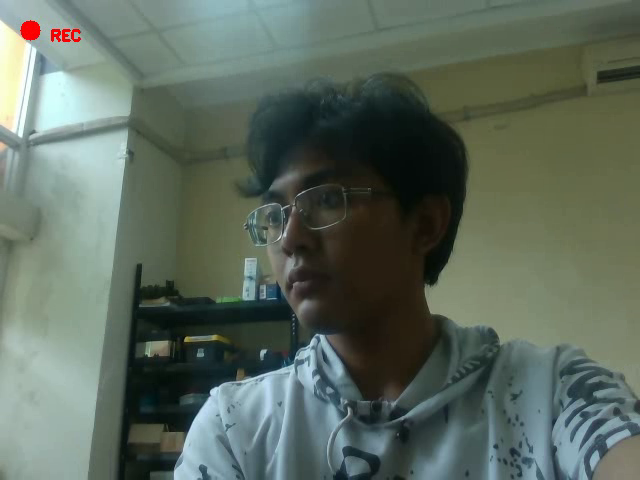
#> input picture frame 38 of Testing/rgb_04122025-100847.avi, 640 x 480 px, given in place of cam2.avi, which was not available
$ python realSense.py
#> lines starting #> are read from the running program, lines starting #| are printed output that depends on the picture; after the words box and inside, x2 and y2 are one past the last pixel; in counts of white or black regions, pixels touching at a corner belong together; pictures that were not available may be replaced by others from this repository, and a replacement may not be noted
import cv2
import numpy as np

# Buka dua video IR (left dan right)
cap_left = cv2.VideoCapture("records/cam2.avi")   # left
cap_right = cv2.VideoCapture("records/cam3.avi")  # right

# Buat objek StereoSGBM
stereo = cv2.StereoSGBM_create(
    minDisparity=0,
    numDisparities=16*6,  # harus kelipatan 16
    blockSize=7,
    P1=8*3*7**2,
    P2=32*3*7**2,
    disp12MaxDiff=1,
    uniquenessRatio=10,
    speckleWindowSize=100,
    speckleRange=32
)

while cap_left.isOpened() and cap_right.isOpened():
    retL, frameL = cap_left.read()
#> frameL is the input picture: shape (480, 640, 3); mean B, G, R 94.1, 105.6, 92.7
    retR, frameR = cap_right.read()
    if not retL or not retR:
        break

    # Konversi ke grayscale (jika belum)
    grayL = cv2.cvtColor(frameL, cv2.COLOR_BGR2GRAY)
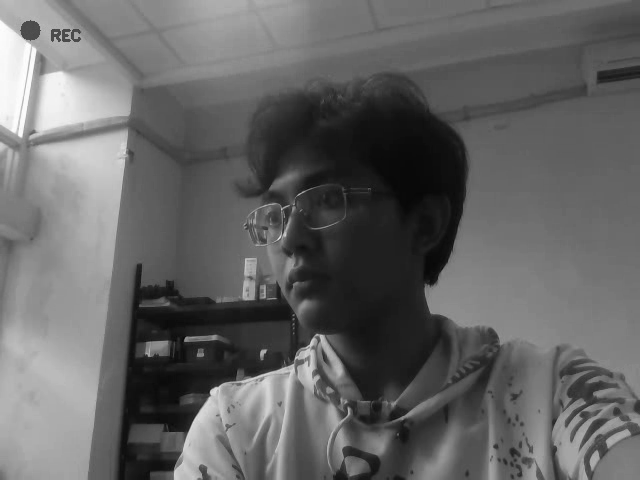
#> grayL: shape (480, 640); min 7, max 254, mean 100.4
    grayR = cv2.cvtColor(frameR, cv2.COLOR_BGR2GRAY)

    # Hitung disparity map
    disparity = stereo.compute(grayL, grayR).astype(np.float32) / 16.0
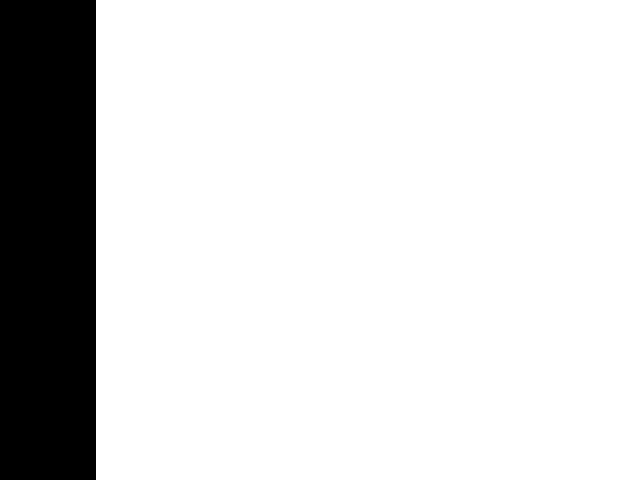
#> disparity: shape (480, 640) float32; values -1 (black) and 0 (white), 85% white; 1 black region, box (x1, y1, x2, y2) and area: (0, 0, 96, 480) 46080

    # Normalisasi ke 0–255 untuk ditampilkan
    disp_norm = cv2.normalize(disparity, None, 0, 255, cv2.NORM_MINMAX)
    disp_uint8 = np.uint8(disp_norm)

    # Ubah ke colormap
    disp_colormap = cv2.applyColorMap(disp_uint8, cv2.COLORMAP_JET)
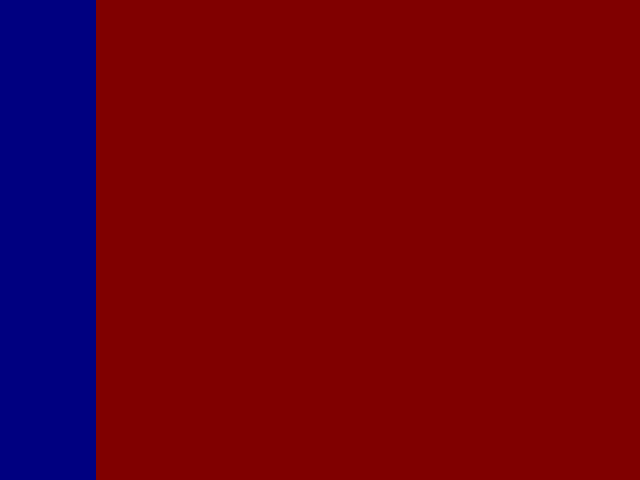
#> disp_colormap: shape (480, 640, 3); mean B, G, R 19.2, 0, 108.8

    # Tampilkan
    cv2.imshow("Disparity Colormap", disp_colormap)
    if cv2.waitKey(1) == ord('q'):
#> (key q is pressed here)
        break

cap_left.release()
cap_right.release()
cv2.destroyAllWindows()

$ run again, starting later in the video
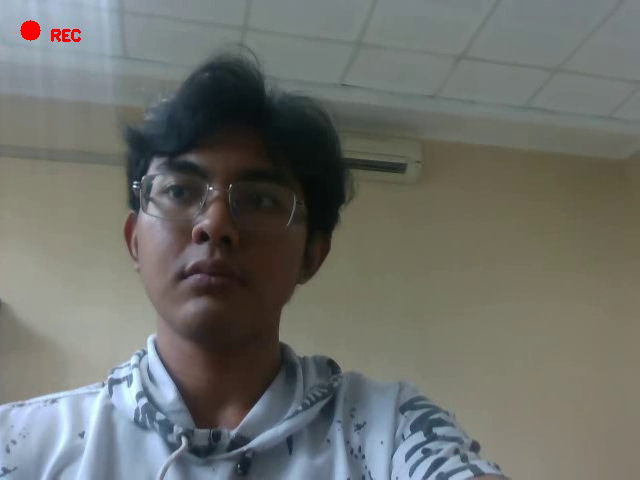
#> input picture frame 171 of Testing/rgb_04122025-100847.avi, 640 x 480 px, given in place of cam2.avi, which was not available
#> frameL is the input picture: shape (480, 640, 3); mean B, G, R 107, 111.9, 109.6
#> `grayL = cv2.cvtColor(frameL, cv2.COLOR_BGR2GRAY)`:
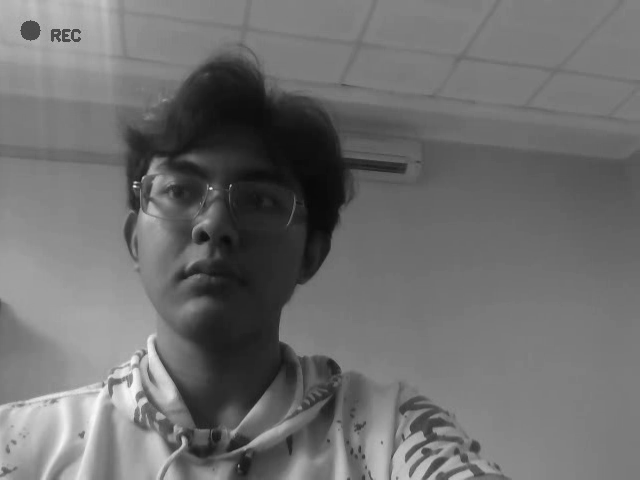
#> grayL: shape (480, 640); min 8, max 248, mean 110.7
#> disparity: shape (480, 640) float32; values -1 (black) and 0 (white), 85% white; 1 black region, box (x1, y1, x2, y2) and area: (0, 0, 96, 480) 46080

$ run again, starting later in the video
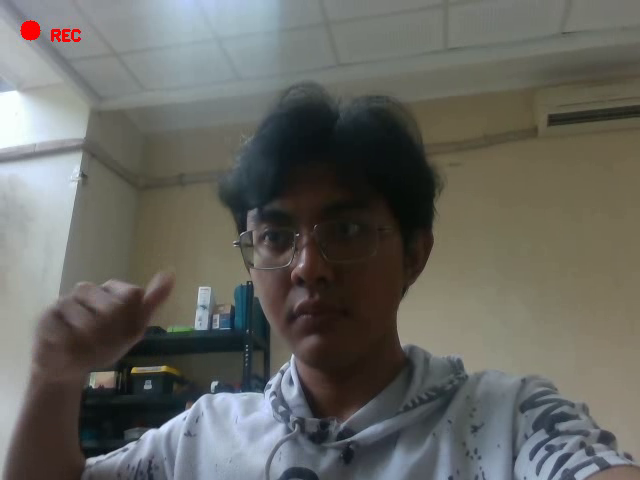
#> input picture frame 305 of Testing/rgb_04122025-100847.avi, 640 x 480 px, given in place of cam2.avi, which was not available
#> frameL is the input picture: shape (480, 640, 3); mean B, G, R 97, 102, 101.9
#> `grayL = cv2.cvtColor(frameL, cv2.COLOR_BGR2GRAY)`:
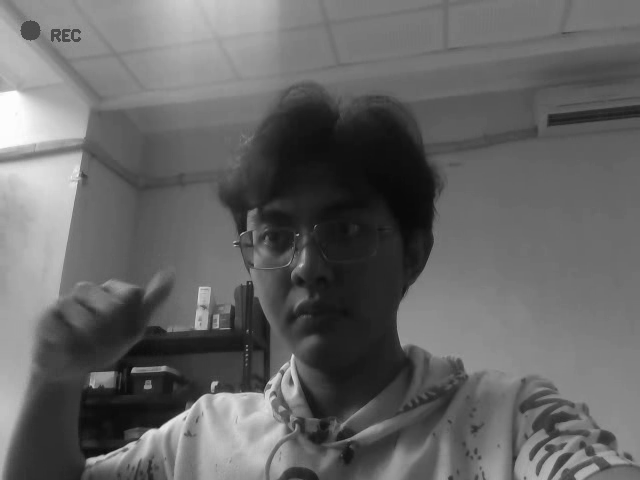
#> grayL: shape (480, 640); min 10, max 254, mean 101.4
#> disparity: shape (480, 640) float32; values -1 (black) and 0 (white), 85% white; 1 black region, box (x1, y1, x2, y2) and area: (0, 0, 96, 480) 46080
